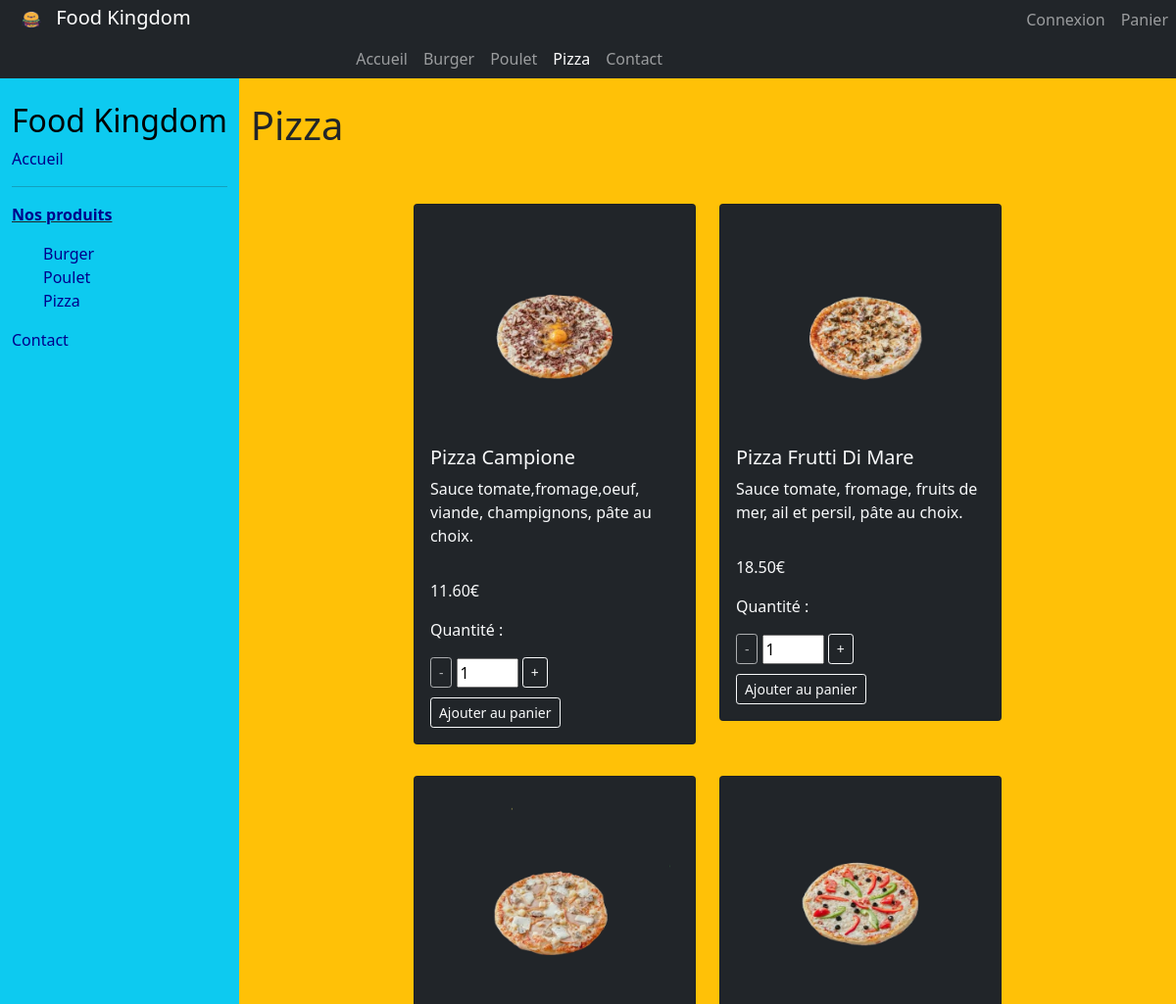
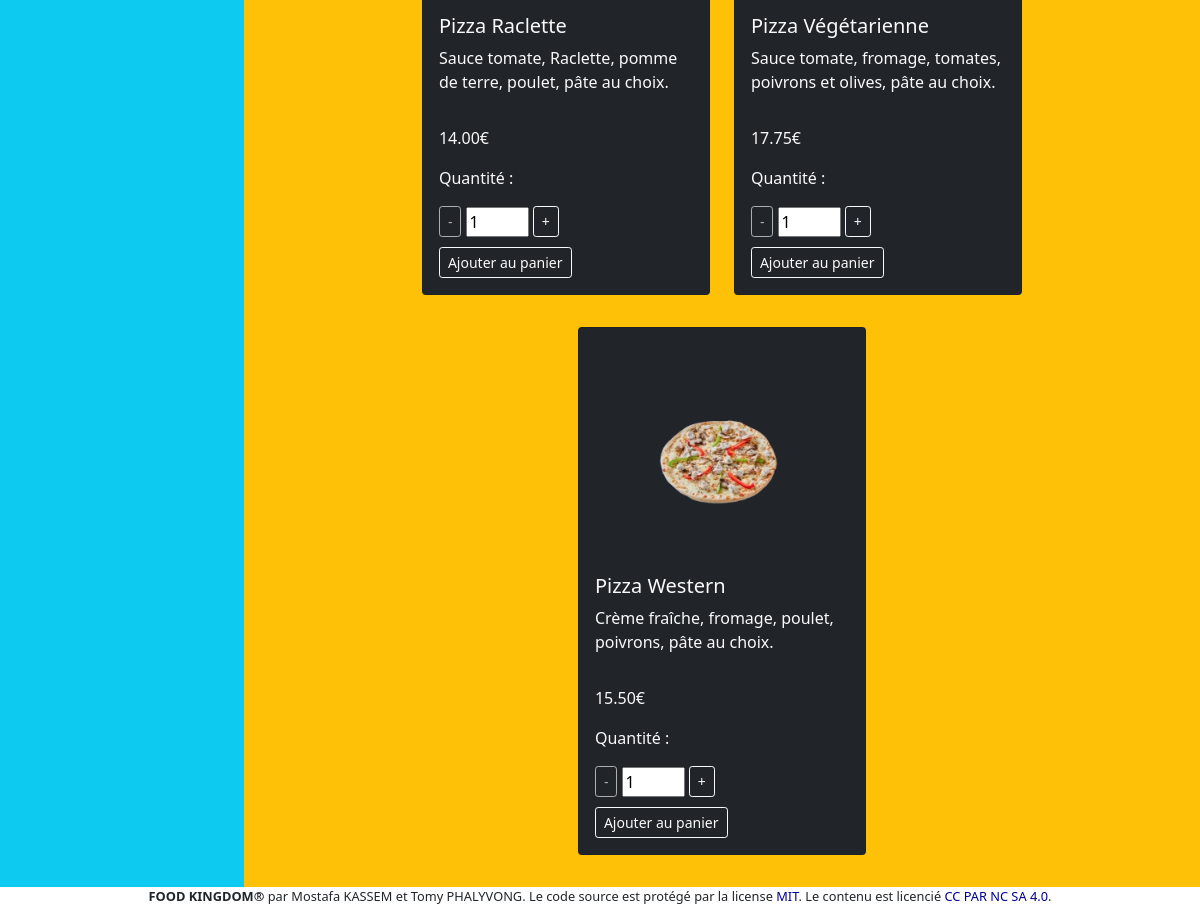
Screenshot of /produits.php?cat=pizza with the database file from the repository (2 pictures, top to bottom).
### tables this page shows
CREATE TABLE IF NOT EXISTS produit (
			alt VARCHAR(191) PRIMARY KEY NOT NULL,
			nom VARCHAR (255) ,
			categorie VARCHAR (255),
			description VARCHAR(255),
			prix VARCHAR(255),
			stock INT,
			image VARCHAR(255)
			);

### bdd/bdd.php (called while the page is built, shortened)
<?php
    function fetchProduits($dbConn, $nomCategorie){
        try {
            $query = $dbConn->prepare('SELECT alt, nom, description, prix, stock, image FROM produit WHERE categorie LIKE :categorie');
            $query->bindValue(':categorie', $nomCategorie);
            $query->execute();
            $res = $query->fetchall(PDO::FETCH_ASSOC);
            return $res;
        }
        catch (Exception $error)
        {
            die('Erreur : ' . $error->getMessage());
        }
    }
?>

### produits.php (the view, shortened to what this page needs)
<!DOCTYPE html>
<html lang="en" xmlns="http://www.w3.org/1999/xhtml">
<head>
    <link rel="stylesheet" href="css/style.css">
    <link rel="stylesheet" href="css/bootstrap.css">
</head>
<header>
	<?php
		include("php/header.php");
	?>
</header>
	<div class="container-fluid">
        <div class="row">
		<?php include("php/navBarVertical.php");?>
<div class="col-sm bg-warning">
	<aside>
		<br>
		<h1><?php
			if ($_GET['cat'] == "burger"){
				echo "Burgers";
			} else if($_GET['cat'] == "pizza"){
				echo "Pizza";
			} else if ($_GET['cat'] == "poulet") {
				echo "Poulet";
			} else {
				die();
			}	?>   </h1>
			<br><br>
		<div class = "container">
			<div class="row justify-content-md-center">
				<?php
					include("bdd\bdd.php");
					$dbConn = connexion();
					$produits = fetchProduits($dbConn, $_GET['cat']);
					foreach ($produits as $value) {
				?>
					<div class="col col-md-auto">
						<form method="POST" action="php/incrementation.php"  enctype="multipart/form-data">
							<div class="card bg-dark text-light" id="<?php echo $value["alt"]?>" style="width: 18rem";>
								<img src = "<?php echo $value['image']?>" class = "card-img-top zoom" alt = "<?php echo $value["alt"] ?>">
								<div class="card-body">
									<h5 class="card-title"><?php echo $value["nom"] ?> </h5>
									<p class="card-text"> <?php echo $value["description"] ?></p>
								</div>
								<div class="card-body">
										<p> <span class="prix"><?php echo $value["prix"]?></span>€<span class= "stock">Stock : <span class ="stock-quantity"><?php echo $value['stock'] ?></span></span></p>
										<p> Quantité : </p>
										<button type="button" disabled class="btn btn-outline-light btn-sm button-cart decrease" onclick="down('<?php echo $value['alt']?>',this)">-</button>
										<input type="num" class="num" value= "1" size="1" name="qteProduit" readonly />
										<button type="button" class="btn btn-outline-light btn-sm button-cart increase" onclick="up('<?php echo $value['alt']?>',this)">+</button><br>
										<button type="button"  <?php if ($value['stock'] <= 0) { echo 'disabled ';} ?>class="btn btn-outline-light btn-sm button-add-cart  " onclick="stockUpdate('<?php echo $value['alt']?>')"> Ajouter au panier</button>
								</div>
							</div>
						</form>
					</div>
				<?php } ?>
			</div>
		</div>
	</aside>
</div>
	<footer>
    <?php include("php/footer.php");?>
</footer>
</div>
</html>

### css/style.css (style rules this page uses)
footer { font-size: 0.8rem; }
.card { margin-bottom: 2em; }
.button-cart { margin-bottom: 4px; }
.button-add-cart { margin-top: 6px; }
.zoom { padding: 25px; transition: transform 0.5s; width: 286px; height: 230px; }

### rows the page displays
produit: image+alt (picture), nom "Pizza Campione", description "Sauce tomate,fromage,oeuf, viande, champignons, pâte au choix.", prix "11.60"
produit: image+alt (picture), nom "Pizza Frutti Di Mare", description "Sauce tomate, fromage, fruits de mer, ail et persil, pâte au choix.", prix "18.50"
produit: image+alt (picture), nom "Pizza Raclette", description "Sauce tomate, Raclette, pomme de terre, poulet, pâte au choix.", prix "14.00"
produit: image (picture), nom "Pizza Végétarienne", description "Sauce tomate, fromage, tomates, poivrons et olives, pâte au choix.", prix "17.75"
produit: image+alt (picture), nom "Pizza Western", description "Crème fraîche, fromage, poulet, poivrons, pâte au choix.", prix "15.50"

### other values shown
$category "Burger"
$category "Poulet"
$category "Pizza"
